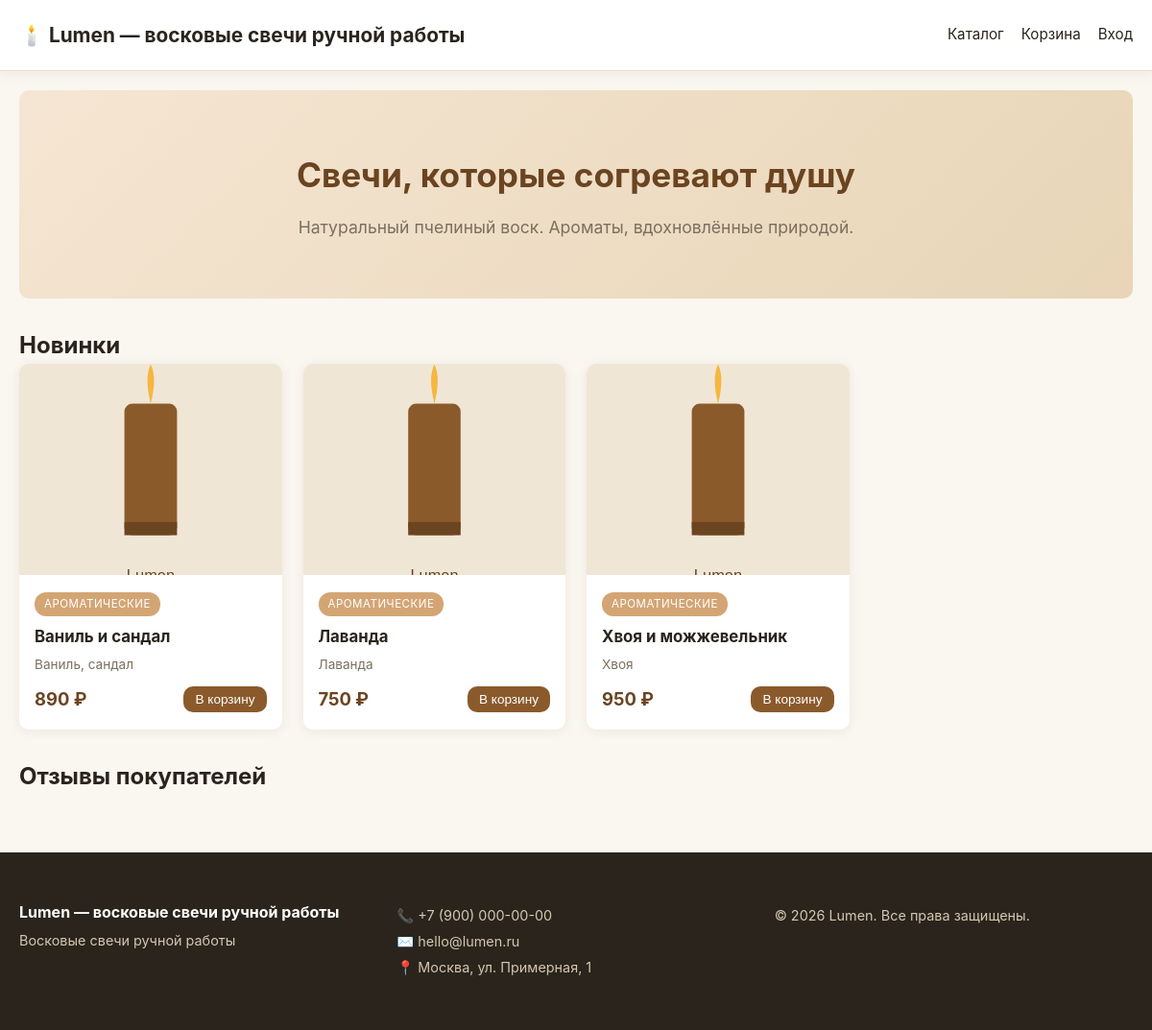
The page / on the database its author committed.
### tables this page shows
CREATE TABLE IF NOT EXISTS products (
    id INT AUTO_INCREMENT PRIMARY KEY,
    category_id INT,
    name VARCHAR(200) NOT NULL,
    description TEXT,
    price DECIMAL(10,2) NOT NULL,
    stock INT DEFAULT 0,
    image VARCHAR(255),
    aroma VARCHAR(100),
    weight INT,
    active TINYINT(1) DEFAULT 1,
    created_at TIMESTAMP DEFAULT CURRENT_TIMESTAMP,
    FOREIGN KEY (category_id) REFERENCES categories(id) ON DELETE SET NULL
);

CREATE TABLE IF NOT EXISTS categories (
    id INT AUTO_INCREMENT PRIMARY KEY,
    name VARCHAR(100) NOT NULL,
    slug VARCHAR(100) UNIQUE NOT NULL
);

### includes/db.php (called while the page is built)
<?php
$cfg = require __DIR__ . '/../config.php';
$dsn = "mysql:host={$cfg['db']['host']};dbname={$cfg['db']['dbname']};charset={$cfg['db']['charset']}";
try {
    $pdo = new PDO($dsn, $cfg['db']['user'], $cfg['db']['pass'], [
        PDO::ATTR_ERRMODE => PDO::ERRMODE_EXCEPTION,
        PDO::ATTR_DEFAULT_FETCH_MODE => PDO::FETCH_ASSOC,
        PDO::ATTR_EMULATE_PREPARES => false,
    ]);
} catch (PDOException $e) {
    die('Ошибка подключения к БД: ' . htmlspecialchars($e->getMessage()));
}
function db(): PDO {
    static $instance = null;
    if ($instance === null) {
        global $pdo;
        $instance = $pdo;
    }
    return $instance;
}

### includes/functions.php (called while the page is built, shortened)
<?php
require_once __DIR__ . '/db.php';
function e($s){ return htmlspecialchars((string)$s, ENT_QUOTES, 'UTF-8'); }
function setting(string $key, $default = '') {
    static $cache = null;
    if ($cache === null) {
        $rows = db()->query("SELECT `key`, value FROM settings")->fetchAll();
        $cache = [];
        foreach ($rows as $r) $cache[$r['key']] = $r['value'];
    }
    return $cache[$key] ?? $default;
}
function current_user() {
    return $_SESSION['user'] ?? null;
}
function product_image($img) {
    return 'assets/placeholder.svg';
}
function money($v) {
    return number_format((float)$v, 0, ',', ' ') . ' ' . setting('currency', '₽');
}

### index.php (the view, shortened to what this page needs)
<?php
require_once __DIR__ . '/includes/functions.php';
$stmt = db()->prepare("
    SELECT p.*, c.name AS category_name
    FROM products p
    LEFT JOIN categories c ON p.category_id=c.id
    WHERE p.active=1
    ORDER BY p.created_at DESC
    LIMIT 3
");
$stmt->execute();
$new_products = $stmt->fetchAll();
require __DIR__ . '/includes/header.php';
?>
<section class="hero">
  <h1>Свечи, которые согревают душу</h1>
  <p>Натуральный пчелиный воск. Ароматы, вдохновлённые природой.</p>
</section>
<section class="new-products">
  <h2>Новинки</h2>
  <div class="product-grid">
    <?php foreach($new_products as $p): ?>
      <article class="product-card">
        <a href="/product.php?id=<?= $p['id'] ?>">
          <img src="<?= product_image($p['image']) ?>" alt="<?= e($p['name']) ?>" loading="lazy">
        </a>
        <div class="product-info">
          <?php if($p['category_name']): ?><span class="cat-tag"><?= e($p['category_name']) ?></span><?php endif; ?>
          <h3><a href="/product.php?id=<?= $p['id'] ?>"><?= e($p['name']) ?></a></h3>
          <?php if($p['aroma']): ?><p class="aroma"><?= e($p['aroma']) ?></p><?php endif; ?>
          <div class="price-row">
            <span class="price"><?= money($p['price']) ?></span>
            <?php if($p['stock']>0): ?>
              <form method="post" action="/cart.php">
                <button class="btn btn-primary btn-sm">В корзину</button>
              </form>
            <?php else: ?>
              <span class="out-of-stock">Нет в наличии</span>
            <?php endif; ?>
          </div>
        </div>
      </article>
    <?php endforeach; ?>
  </div>
</section>
<section class="reviews">
  <h2>Отзывы покупателей</h2>
</section>
<?php require __DIR__ . '/includes/footer.php'; ?>

### includes/header.php (shortened to what this page needs)
<?php
require_once __DIR__ . '/functions.php';
$user = current_user();
$shopName = setting('shop_name', 'Lumen');
?>
<!DOCTYPE html>
<html lang="ru">
<head>
<link rel="stylesheet" href="/assets/style.css">
</head>
<body>
<header class="site-header">
  <div class="container header-inner">
    <a href="/" class="logo">🕯️ <?= e($shopName) ?></a>
    <nav class="main-nav">
      <a href="/shop.php">Каталог</a>
      <a href="/cart.php">Корзина<?php if(cart_count()): ?><span class="badge"><?= cart_count() ?></span><?php endif; ?></a>
      <?php if($user): ?>
        <?php if($user['role'] !== 'admin'): ?>
          <a href="/users.php">Аккаунт</a>
          <a href="/orders.php">Заказы</a>
        <?php endif; ?>
        <?php if($user['role']==='admin'): ?><a href="/admin.php">Админка</a><?php endif; ?>
        <?php if($user['role']==='moderator'): ?><a href="/moderator.php">Модератор</a><?php endif; ?>
        <span class="user-hello"><?= e($user['name']) ?></span>
        <a href="/logout.php">Выход</a>
      <?php else: ?>
        <a href="/auth.php">Вход</a>
      <?php endif; ?>
    </nav>
  </div>
</header>
<main class="container">

### includes/footer.php (shortened to what this page needs)
</main>
<footer class="site-footer">
  <div class="container footer-inner">
    <div>
      <strong><?= e(setting('shop_name','Lumen')) ?></strong>
      <p>Восковые свечи ручной работы</p>
    </div>
    <div>
      <p>📞 <?= e(setting('shop_phone','')) ?></p>
      <p>✉️ <?= e(setting('shop_email','')) ?></p>
      <p>📍 <?= e(setting('shop_address','')) ?></p>
    </div>
    <div>
      <p>&copy; <?= date('Y') ?> Lumen. Все права защищены.</p>
    </div>
  </div>
</footer>
</body>
</html>

### assets/style.css (style rules this page uses)
:root { --bg:#faf6f0; --card:#fff; --text:#2a241c; --muted:#7a6f60; --primary:#8b5a2b; --primary-dark:#6b4420; --accent:#d4a574; --border:#e8dfd2; --success:#2d7a4f; --error:#b33a3a; --radius:10px; --shadow:0 2px 12px rgba(90,60,20,.08); }
* { box-sizing:border-box;margin:0;padding:0 }
body { font-family:-apple-system,BlinkMacSystemFont,'Segoe UI',Roboto,sans-serif;background:var(--bg);color:var(--text);line-height:1.6;min-height:100vh;display:flex;flex-direction:column }
a { color:var(--primary);text-decoration:none }
img { max-width:100%;display:block }
.container { max-width:1200px;margin:0 auto;padding:20px;width:100% }
main { flex:1 }
.site-header { background:var(--card);border-bottom:1px solid var(--border);position:sticky;top:0;z-index:100;box-shadow:var(--shadow) }
.header-inner { display:flex;align-items:center;justify-content:space-between;gap:20px }
.logo { font-size:1.3rem;font-weight:700;color:var(--text) }
.main-nav { display:flex;gap:18px;align-items:center;flex-wrap:wrap }
.main-nav a { color:var(--text);font-size:.95rem;position:relative }
.hero { background:linear-gradient(135deg,#f5e6d3,#e8d5b7);padding:60px 30px;border-radius:var(--radius);text-align:center;margin-bottom:30px }
.hero h1 { font-size:2.2rem;margin-bottom:12px;color:var(--primary-dark) }
.hero p { font-size:1.1rem;color:var(--muted) }
.product-grid { display:grid;grid-template-columns:repeat(auto-fill,minmax(240px,1fr));gap:22px;margin-bottom:30px;flex:1 }
.product-card { background:var(--card);border-radius:var(--radius);overflow:hidden;box-shadow:var(--shadow);transition:transform .2s, box-shadow .2s }
.product-card img { width:100%;height:220px;object-fit:cover;background:#eee }
.product-info { padding:16px }
.cat-tag { display:inline-block;background:var(--accent);color:#fff;font-size:.72rem;padding:3px 10px;border-radius:12px;margin-bottom:8px;text-transform:uppercase;letter-spacing:.5px }
.product-info h3 { font-size:1.05rem;margin-bottom:6px }
.product-info h3 a { color:var(--text) }
.aroma { font-size:.85rem;color:var(--muted);margin-bottom:10px }
.price-row { display:flex;align-items:center;justify-content:space-between;margin-top:10px }
.price { font-weight:700;font-size:1.15rem;color:var(--primary-dark) }
.btn { display:inline-block;padding:10px 18px;border:none;border-radius:var(--radius);font-size:.95rem;cursor:pointer;transition:all .2s;text-decoration:none;background:var(--border);color:var(--text) }
.btn-primary { background:var(--primary);color:#fff }
.btn-sm { padding:6px 12px;font-size:.85rem }
.site-footer { background:var(--text);color:#d4c7b0;margin-top:40px;padding:30px 0 }
.footer-inner { display:grid;grid-template-columns:repeat(auto-fit,minmax(200px,1fr));gap:20px }
.site-footer strong { color:#fff }
.site-footer p { font-size:.9rem;margin:4px 0 }

### rows shown on the page
products: category.name "АРОМАТИЧЕСКИЕ", name "Ваниль и сандал", aroma "Ваниль, сандал", price "890 ₽"
products: category.name "АРОМАТИЧЕСКИЕ", name "Лаванда", aroma "Лаванда", price "750 ₽"
products: category.name "АРОМАТИЧЕСКИЕ", name "Хвоя и можжевельник", aroma "Хвоя", price "950 ₽"

### other values the page prints
$shopName "Lumen — восковые свечи ручной работы"
setting('shop_name','Lumen') "Lumen — восковые свечи ручной работы"
setting('shop_phone','') "+7 (900) 000-00-00"
setting('shop_email','') "hello@lumen.ru"
setting('shop_address','') "Москва, ул. Примерная, 1"
